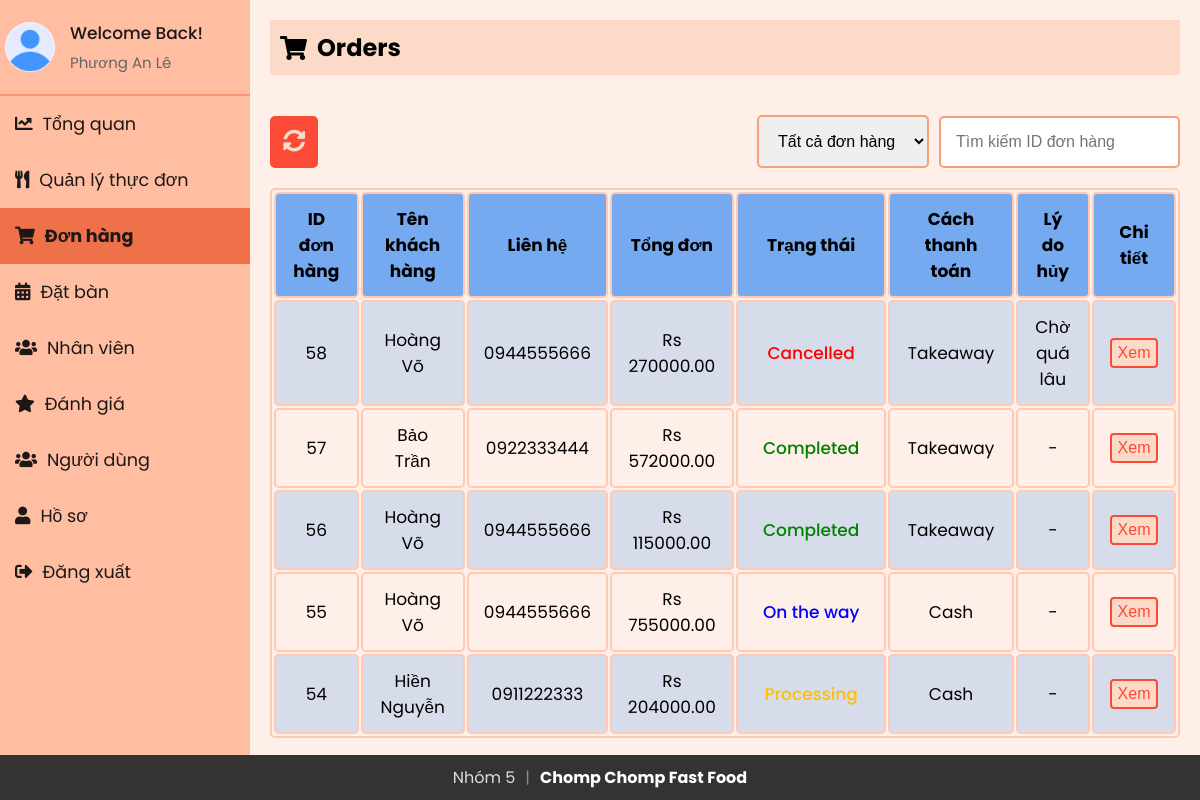
Page /Admin/admin_orders.php (signed in) on the committed database.
### tables this page shows
CREATE TABLE staff (
  id int(11) NOT NULL,
  firstName varchar(50) NOT NULL,
  lastName varchar(50) NOT NULL,
  email varchar(100) NOT NULL,
  contact varchar(15) DEFAULT NULL,
  role enum('superadmin','admin','delivery boy','waiter') NOT NULL,
  password varchar(255) NOT NULL,
  createdAt timestamp NOT NULL DEFAULT current_timestamp(),
  updatedAt timestamp NOT NULL DEFAULT current_timestamp() ON UPDATE current_timestamp(),
  profile_image varchar(255) NOT NULL DEFAULT 'default.jpg'
);

CREATE TABLE orders (
  order_id int(11) NOT NULL,
  email varchar(255) NOT NULL,
  firstName varchar(255) NOT NULL,
  lastName varchar(255) NOT NULL,
  phone varchar(10) NOT NULL,
  address varchar(200) NOT NULL,
  pmode enum('Cash','Card','Takeaway','') NOT NULL DEFAULT 'Cash',
  payment_status enum('Pending','Successful','Rejected','') NOT NULL DEFAULT 'Pending',
  sub_total decimal(10,2) NOT NULL,
  grand_total decimal(10,2) NOT NULL,
  order_date timestamp NOT NULL DEFAULT current_timestamp(),
  order_status enum('Pending','Completed','Cancelled','Processing','On the way') NOT NULL DEFAULT 'Pending',
  cancel_reason varchar(255) DEFAULT NULL,
  note varchar(255) NOT NULL
);

### Admin/sidebar.php (called while the page is built, shortened)
<?php
include 'db_connection.php';
$admin_email = isset($_SESSION['email']) ? $_SESSION['email'] : '';
function getAdminInfo($email)
{
  global $conn;
  $stmt = $conn->prepare("SELECT firstName, lastName, email, profile_image FROM staff WHERE email = ?");
  $stmt->bind_param("s", $email);
  $stmt->execute();
  $stmt->bind_result($firstName, $lastName, $email,  $profile_image);
  return [
    'firstName' => $firstName ?: '',
    'lastName' => $lastName ?: '',
    'email' => $email ?: '',
    'profile_image' => $profile_image ?: 'default.jpg'
  ];
}
$admin_info = getAdminInfo($admin_email);
?>

### Admin/admin_orders.php (the view, shortened to what this page needs)
<?php
include 'db_connection.php';
$query = "SELECT order_id, order_date, firstName, lastName, phone, grand_total, order_status, pmode, cancel_reason FROM orders";
$query .= " ORDER BY order_id DESC";
$result = $conn->query($query);
?>
<?php
include 'sidebar.php';
?>
<!DOCTYPE html>
<html lang="en">
<head>
    <link rel="stylesheet" href="https://cdnjs.cloudflare.com/ajax/libs/font-awesome/5.15.3/css/all.min.css">
    <link rel="stylesheet" href="sidebar.css">
    <link rel="stylesheet" href="admin_orders.css">
</head>
<body>
    <div class="sidebar">
    <div class="profile-section">
      <img src="../uploads/<?php echo htmlspecialchars($admin_info['profile_image']); ?>" alt="Profile Picture">
      <div class="info">
        <h3>Welcome Back!</h3>
        <p><?php echo htmlspecialchars($admin_info['firstName']) . ' ' . htmlspecialchars($admin_info['lastName']); ?></p>
      </div>
    </div>
    <ul>
            <li><a href="index.php" ><i class="fas fa-chart-line"></i>Tổng quan</a></li>
            <li><a href="admin_menu.php"><i class="fas fa-utensils"></i>Quản lý thực đơn</a></li>
            <li><a href="admin_orders.php" class="active"><i class="fas fa-shopping-cart"></i>Đơn hàng</a></li>
            <li><a href="reservations.php"><i class="fas fa-calendar-alt"></i>Đặt bàn</a></li>
            <li><a href="users.php"><i class="fas fa-users"></i>Nhân viên</a></li>
            <li><a href="reviews.php"><i class="fas fa-star"></i>Đánh giá</a></li>
            <li><a href="staffs.php" ><i class="fas fa-users"></i>Người dùng</a></li>
            <li><a href="profile.php"><i class="fas fa-user"></i>Hồ sơ</a></li>
            <li><a href="logout.php"><i class="fas fa-sign-out-alt"></i>Đăng xuất</a></li>
        </ul>
    </div>
    <div class="content">
        <div class="header">
            <h2><i class="fas fa-shopping-cart"></i> Orders</h2>
        </div>
        <div class="actions">
            <div>
            <button id="refreshButton" onclick="refreshPage()" title="Refresh">
                <i class="fas fa-sync-alt"></i>
            </button>
            </div>
            <div class="filter-orders">
                <select id="statusFilter" name="statusFilter" onchange="filterByStatus()">
                    <option value="">Tất cả đơn hàng</option>
                </select>
                <input type="text" id="searchOrderId" placeholder="Tìm kiếm ID đơn hàng" oninput="searchByOrderId()">
            </div>
        </div>
        <?php
        echo "<table>
                <tr>
                    <th>ID đơn hàng</th>
                    <th>Tên khách hàng</th>
                    <th>Liên hệ</th>
                    <th>Tổng đơn</th>
                    <th>Trạng thái</th>
                    <th>Cách thanh toán</th>
                    <th>Lý do hủy</th>
                    <th>Chi tiết</th>
                </tr>";
        if ($result && $result->num_rows > 0) {
            while ($row = $result->fetch_assoc()) {
                $statusClass = '';
                switch ($row['order_status']) {
                    case 'Processing':
                        $statusClass = 'status-processing';
                        break;
                    case 'Completed':
                        $statusClass = 'status-completed';
                        break;
                    case 'Cancelled':
                        $statusClass = 'status-cancelled';
                        break;
                    case 'On the way':
                        $statusClass = 'status-ontheway';
                        break;
                }
                echo "<tr>
                    <td>" . $row['order_id'] . "</td>
                    <td>" . $row['firstName'] . " " . $row['lastName'] . "</td>
                    <td>" . $row['phone'] . "</td>
                    <td>" . 'Rs ' . $row['grand_total'] . "</td>
                    <td><span class='status $statusClass'>" . $row['order_status'] . "</span></td>
                    <td>" . $row['pmode'] . "</td>
                    <td>" . ($row['order_status'] == 'Cancelled' ? $row['cancel_reason'] : '-') . "</td>
                    <td><button id='viewbtn' onclick=\"viewDetails(" . $row['order_id'] . ")\">Xem</button></td>
                </tr>";
            }
        } else {
            echo "<tr><td colspan='8' style='text-align: center;'>No Orders Found</td></tr>";
        }
        echo "</table>";
        ?>
    </div>
</body>
</html>

### Admin/sidebar.css (style rules this page uses)
* { margin: 0; padding: 0; box-sizing: border-box; }
body { background: #fef0e8; font-family: "Poppins", sans-serif; display: flex; flex-direction: row; margin: 0; }
.sidebar { width: 250px; background-color: #ffbda1; color: #1d1818; overflow: auto; position: relative; min-height: 100vh; font-size: 1.1rem }
.sidebar ul li a { display: block; padding: 15px; text-decoration: none; color: #1d1818; transition: background-color 0.3s; }
.sidebar ul li a.active { background-color:#ee7149; font-weight: bold; }
.sidebar ul li a i { margin-right: 10px; }
.sidebar ul { list-style-type: none; padding: 0; }
.content { flex: 1; padding: 20px; }
.header { padding: 10px; background-color: #fbdac7; margin-bottom: 20px; display: flex; align-items: center; }
.header h2 { display: flex; align-items: center; }
.header h2 i { margin-right: 10px; }
.profile-section { padding: 20px 5px 20px 5px; display: flex; align-items: center; border-bottom: 2px solid rgba(253, 108, 77, 0.5); }
.profile-section img { width: 50px; height: 50px; border-radius: 50%; margin-right: 15px; }
.profile-section .info { flex-grow: 1; }
.profile-section .info h3 { margin: 0; font-size: 17px; font-weight: 500; }
.profile-section .info p { margin: 5px 0 0; font-size: 15px; color: #666; }
.sidebar ul li a.active { font-weight: bold; }

### Admin/admin_orders.css (style rules this page uses)
* { padding: 0; margin: 0; }
body { background: #fef0e8; font-family: "Poppins", sans-serif; margin: 0; }
.actions { display: flex; align-items: center; justify-content: space-between; margin-top: 40px; margin-bottom: 20px; }
.filter-orders { display: flex; align-items: center; justify-content: center; gap: 10px; }
.content { margin-bottom: 40px; }
.actions select, .actions input { padding: 15px; font-size: 1rem; border-radius: 5px; border: 2px solid #f4a178; cursor: pointer; outline: none; }
button { background-color: #fb4a36; color: white; border: 2px solid #fb4a36; padding: 13px 20px; cursor: pointer; border-radius: 5px; transition: all 0.3s ease; font-size: 1.2rem; }
.sidebar { width: 250px; background-color: #ffbda1; color: #1d1818; overflow: auto; position: relative; min-height: 100vh; }
.sidebar ul li a { display: block; padding: 15px; text-decoration: none; color: #1d1818; transition: background-color 0.3s; }
.sidebar ul li a.active { background-color: #ee7149; }
.status { padding: 5px 10px; border-radius: 5px; color: white; font-weight: 450; }
.status-processing { color: #FFBF00; }
.status-completed { color: green; }
.status-cancelled { color: red; }
.status-ontheway { color: blue; }
table { width: 100%; border: 2px solid #ffc9b3; border-radius: 5px; font-size: 17px; text-align: center; cursor: pointer; }
table th, table td { padding: 12px 15px; border: 2px solid #ffc9b3; border-radius: 5px; }
table th { background-color: rgba(60, 142, 245, 0.7); }
table tr:nth-of-type(even) { background-color: rgba(60, 142, 245, 0.2); }
.header { padding: 10px; background-color: #fbdac7; margin-bottom: 20px; display: flex; align-items: center; }
#viewbtn { padding: 4px 6px; font-size: 16px; border-radius: 4px; background-color: #fbdac7; color: #fb4a36; border: 2px solid #fb4a36; font-weight: 450; cursor: pointer; outline: none; transition: all 0.3s ease; }
#refreshButton { color: #fbdac7; background-color: #fb4a36; border: 2px solid #fb4a36; cursor: pointer; padding: 11px; font-size: 1.4rem; border-radius: 5px; transition: all 0.3s ease; }

### Admin/admin_orders.php (style rules this page uses)
.content { margin-bottom: 40px; }

### rows in the picture
staff: profile_image (placeholder picture), firstName "Phương An", lastName "Lê"
orders: order_id "58", firstName "Hoàng", lastName "Võ", phone "0944555666", grand_total "270000.00", order_status "Cancelled", pmode "Takeaway", cancel_reason "Chờ quá lâu"
orders: order_id "57", firstName "Bảo", lastName "Trần", phone "0922333444", grand_total "572000.00", order_status "Completed", pmode "Takeaway"
orders: order_id "56", firstName "Hoàng", lastName "Võ", phone "0944555666", grand_total "115000.00", order_status "Completed", pmode "Takeaway"
orders: order_id "55", firstName "Hoàng", lastName "Võ", phone "0944555666", grand_total "755000.00", order_status "On the way", pmode "Cash"
orders: order_id "54", firstName "Hiền", lastName "Nguyễn", phone "0911222333", grand_total "204000.00", order_status "Processing", pmode "Cash"
